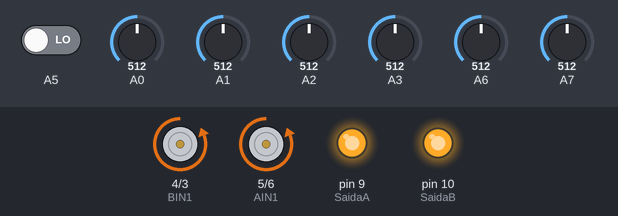
This sketch was run on a simulated Arduino Nano, built with avr-gcc and run on an emulated ATmega328P. On the bench: motor-driver pin pairs drawn as motors (green arrow = first pin HIGH = forward, orange = second pin HIGH = backward, longer = more drive), output pins drawn as LEDs (lit = HIGH). The test bench sets the inputs (shaded band); at power-on: A0 = 512, A1 = 512, A3 = 512, A6 = 512, A2 = 512, A5 LOW, A7 = 512.

Above: at 11.4 s.
11.5 s: A0 set to 521
At 12.4 s:
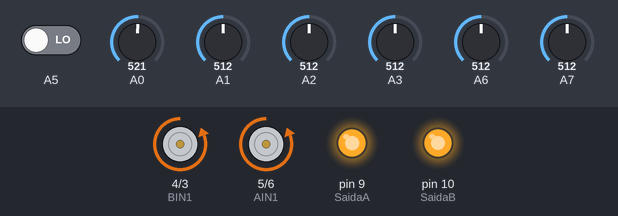
13.0 s: A1 set to 533
At 13.7 s:
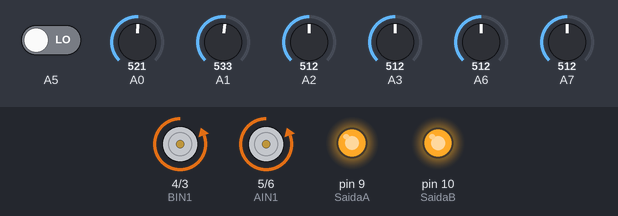
14.5 s: A3 set to 910
At 15.2 s:
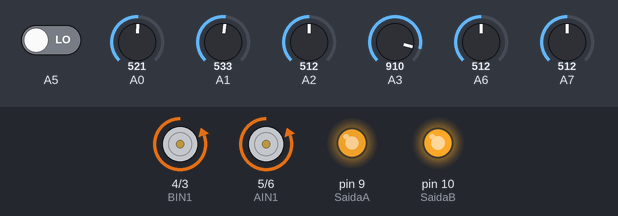
16.0 s: A6 set to 910
At 17.2 s:
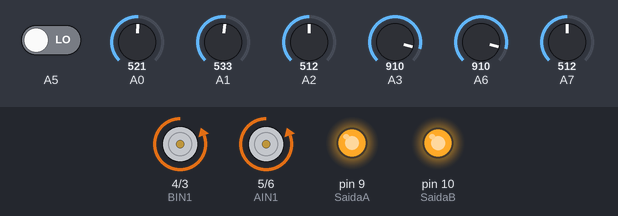
17.5 s: A3 set to 306
At 18.6 s:
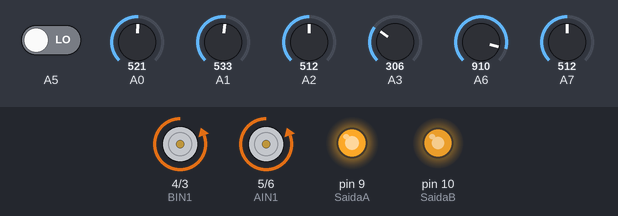
19.0 s: A6 set to 90
At 19.6 s:
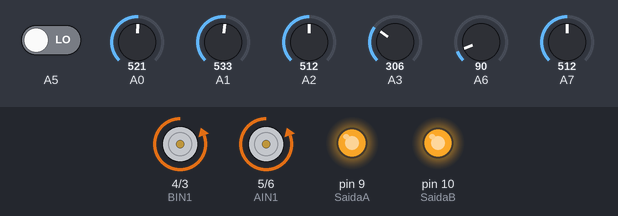
Timing chart, 0 to 21.5 s (numbered marks = the images above; inputs shaded):
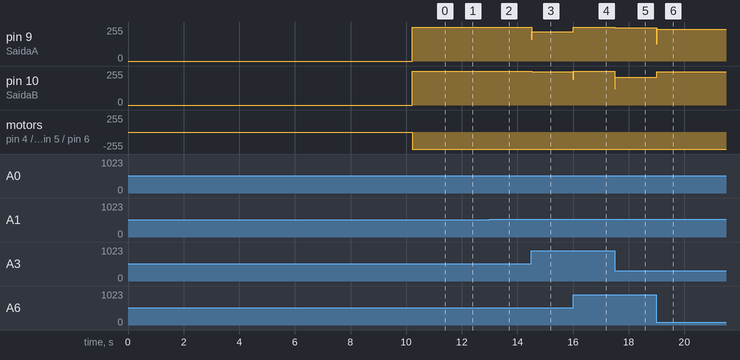

Measured:
- after the input at 11.5 s, pin 10 (SaidaB): 255/255 → 254/255 at once
- after the input at 13.0 s, pin 9 (SaidaA): 255/255 → 254/255 at once; pin 10 (SaidaB): 254/255 → 255/255 at once
- after the input at 14.5 s, pin 9 (SaidaA): 254/255 → 221/255 at once; pin 10 (SaidaB): 255/255 → 250/255 at once
- after the input at 16.0 s, pin 9 (SaidaA): 221/255 → 254/255 at once; pin 10 (SaidaB): 250/255 → 255/255 at once
- after the input at 17.5 s, pin 9 (SaidaA): 254/255 → 250/255 at once; pin 10 (SaidaB): 255/255 → 209/255 at once
- after the input at 19.0 s, pin 9 (SaidaA): 250/255 → 239/255 at once; pin 10 (SaidaB): 209/255 → 250/255 at once

The sketch:

agostinho.ino
```cpp
// PWM         50     -----       60     -----       70     -----       80    -----    90       -----     110
// Kp:      0.043     -----     0.04     -----     0.043    -----     0.19    -----    0.065    -----     0.08
// Ki:          0     -----        0     -----     0.00001  -----             -----    0.3      -----     0.3
// Kd:       0.20     -----      0.3     -----      0.24    -----      0.9    -----    0.0001   -----    0.0001
// Tensão:      -     -----     7.97     -----     7.67     -----     7.32    -----    7.6      -----     7.7

// PWM            130      ----   150      ----   170      ----   190       ----   200       ----  240        ----   255
// Kp:            0.13     ----   0.14     ----   0.21     ----   0.055      ----   0.037      ----  0.036    ----   0.038
// Kd:            0.43     ----   0.35     ----   0.42     ----   0.1      ----   0.08      ----  0.082       ----   0.082
// Ki:            0.000015 ----   0.00002  ----   0.00003  ----   0  ----   0  ----  0.000027   ----   0      ----     0
// Tensão:        7.67     ----   7.79     ----   7.83     ----   7.61      ----   8.09      ----  8.21       ----   8.21


#include <QTRSensors.h>

#define SaidaA 9
#define SaidaB 10

//Lado direito
#define AIN2 6 // Quando em HIGH, roda direita anda para frente
#define AIN1 5

//Lado Esquerdo
#define BIN1 4 // Quando em HIGH, roda esquerda anda para frente
#define BIN2 3

double Kp = 0.038, Kd = 0.082, Ki = 0; // Variáveis que são modificadas no PID
int PWM = 255, PWMR = 200; // valor da força do motor em linha reta

double erro, p, d, erroAnterior = 0, i, integral = 0, Turn = 0; //Área PID
double MotorA, MotorB; // Tensao enviada pelo PID

int position_line = 0; // Método com o Read Line;

int ExcessoA, ExcessoB;

int contador = 0, acionador = 0; // Borda

QTRSensorsRC borda ((unsigned char[]) {A5}, 1);                         //Sensor de borda
QTRSensorsAnalog qtra  ((unsigned char[]) {A3, A2, A1, A0, A7, A6}, 6); //Sensores

unsigned int sensor_values[6];
unsigned int BordaValor[1];

void setup() {
  Serial.begin(9600); // Comunicacao com o Serial

  pinMode(A0,      INPUT);
  pinMode(A1,      INPUT);
  pinMode(A2,      INPUT);
  pinMode(A3,      INPUT);
  pinMode(A4,      INPUT);
  pinMode(A5,      INPUT);
  pinMode(A6,      INPUT);
  pinMode(A7,      INPUT);
  pinMode(AIN1,   OUTPUT);
  pinMode(AIN2,   OUTPUT);
  pinMode(BIN1,   OUTPUT);
  pinMode(BIN2,   OUTPUT);
  pinMode(MotorA, OUTPUT);
  pinMode(MotorB, OUTPUT);

  //----> Calibração do sensor de borda <----\\

  for (int i = 0; i < 120; i++)
    {
      borda.calibrate();
      delay(5);
    }

  digitalWrite(13, HIGH);
  delay(1000);
  digitalWrite(13, LOW);

  //----> Calibração dos Sensores frontais <----\\

  for (int i = 0; i < 120; i++)
    {
      qtra.calibrate();
      delay(5);
    }

  digitalWrite(13, HIGH);
  delay(1000);
  digitalWrite(13, LOW);
  delay(500);
  digitalWrite(13, HIGH);
  delay(500);
  digitalWrite(13, LOW);

}


void loop() {

  borda.readCalibrated(BordaValor);
  qtra.readCalibrated(sensor_values);
  digitalWrite(13, LOW);

  position_line = qtra.readLine(sensor_values,QTR_EMITTERS_ON, 1);
  erro = position_line - 2500;

//--------------->AREA DO SENSOR DE0 PARADA<---------------

  if ((BordaValor[0] < 300) && (acionador == 0))
    {
      contador++;
      acionador = 1;
    }

  if ((BordaValor[0] > 500) && (acionador == 1))
    {
      acionador = 0;
    }

  while (contador >= 4)
    {
      digitalWrite(AIN1, LOW);
      digitalWrite(AIN2, HIGH);
      digitalWrite(BIN2, HIGH);
      digitalWrite(BIN1, LOW);

      analogWrite(SaidaA, 50);
      analogWrite(SaidaB, 50);

      delay(500);

      digitalWrite(AIN1, HIGH);
      digitalWrite(AIN2, HIGH);
      digitalWrite(BIN2, HIGH);
      digitalWrite(BIN1, HIGH);

      analogWrite(SaidaA, LOW);
      analogWrite(SaidaB, LOW);

      delay (2000);

      digitalWrite(AIN1, LOW);
      digitalWrite(AIN2, LOW);
      digitalWrite(BIN2, LOW);
      digitalWrite(BIN1, LOW);

      delay(60000);
    }

  //-----> Área para voltar à pista

   if ((sensor_values[0] < 100) && (sensor_values[5] > 900))
    {
      digitalWrite(13, HIGH);
      while (sensor_values[2] >= 300)
      {
      digitalWrite(AIN1, LOW);
      digitalWrite(AIN2, HIGH);
      digitalWrite(BIN2, LOW);
      digitalWrite(BIN1, HIGH);

      analogWrite(SaidaA, PWMR);
      analogWrite(SaidaB, PWMR);

      qtra.readCalibrated(sensor_values);
      }
    }
 else if ((sensor_values[5]< 100) && (sensor_values[0] > 900))
  {
    digitalWrite(13, HIGH);
      while (sensor_values[3] >= 300)
      {
      digitalWrite(AIN1, HIGH);
      digitalWrite(AIN2, LOW);
      digitalWrite(BIN2, HIGH);
      digitalWrite(BIN1, LOW);

      analogWrite(SaidaA, PWMR);
      analogWrite(SaidaB, PWMR);

      qtra.readCalibrated(sensor_values);
      }
  }

  //--------------->AREA DO PID<---------------

  p = erro * Kp; // Proporcao

  integral += erro; // Integral
  i = Ki * integral;

  d = Kd * (erro - erroAnterior); // Derivada
  erroAnterior = erro;

  Turn = p + i + d;

  MotorA = PWM - Turn;
  MotorB = PWM + Turn;

  //------> Limitando PWM

  if (MotorA > 260)
  {
    ExcessoB = (abs(MotorA) - 250);
    MotorA = 250;
    MotorB -= ExcessoB;
  }

  else if (MotorB > 260)
  {
    ExcessoA = (abs(MotorB) - 250);
    MotorB = 250;
    MotorA -= ExcessoA;
  }

  if (MotorA < -260)
  {
    ExcessoB = (abs(MotorA) - 250);
    MotorA = 250;
    MotorB += ExcessoB;
  }

  else if (MotorB < -260)
  {
    ExcessoA = (abs(MotorB) - 250);
    MotorB = 250;
    MotorA += ExcessoA;
  }

  //--------------->AREA DO SENTIDO DAS RODAS<---------------

  digitalWrite(AIN1, LOW);
  digitalWrite(AIN2, HIGH);
  digitalWrite(BIN2, HIGH);
  digitalWrite(BIN1, LOW);

  if (MotorA < 0) // Giro para a direita
    {
      digitalWrite(AIN1, HIGH);
      digitalWrite(AIN2, LOW);
    }
  if (MotorB < 0) // Giro para a esquerda
    {
      digitalWrite(BIN2, LOW);
      digitalWrite(BIN1, HIGH);
    }

  analogWrite(SaidaA, MotorA);
  analogWrite(SaidaB, MotorB);

}
```
